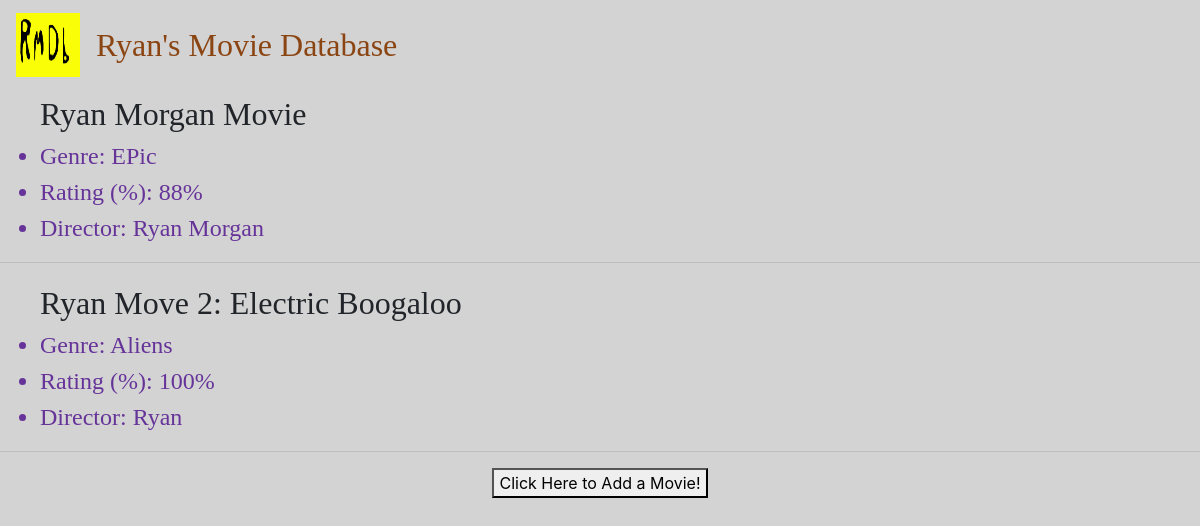
Before: /movies/ with the older database file.
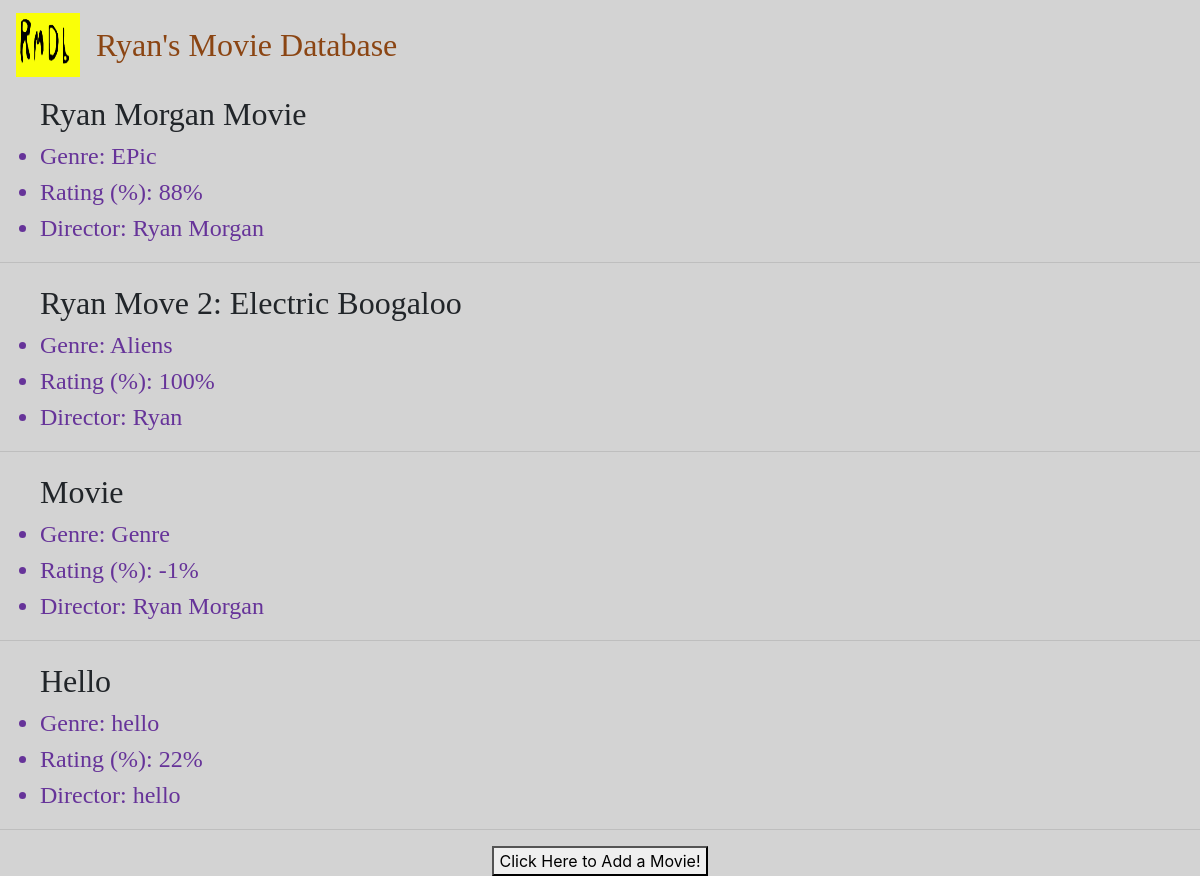
After: the same page with the newer database file.
### movies/models.py (models this page shows, shortened)
class Movie(models.Model):
    title = models.CharField(max_length=250)
    genre = models.CharField(max_length=250)
    rating = models.IntegerField()
    director = models.CharField(max_length=250)

### movies/views.py (the view)
# urls.py: path('', views.MoviesListView.as_view(), name='MovieList'),
class MoviesListView(ListView):
    model = Movie

### movies/templates/movies/movie_list.html
{% extends 'base_navbar.html' %}
{% load static %}
{% block content %}
    <link rel="stylesheet" type="text/css" href="{% static 'movies/moviestyle.css' %}">
    {% for thing in object_list %}
            <ul>
            <a class="title">{{ thing.title}}</a>
            <li class="other">Genre: {{ thing.genre}}</li>
            <li class="other"> Rating (%): {{ thing.rating}}%</li>
            <li class="other">Director: {{ thing.director}}</li>
            </ul>
            <hr>
        {% endfor %}
   <div style="text-align: center"><button onclick="window.location.href = '/movies/new';">Click Here to Add a Movie!</button></div>
{% endblock content %}

Changed rows visible on the page:
added Movie: title "Movie", genre "Genre", rating "-1", director "Ryan Morgan"
added Movie: title "Hello", genre "hello", rating "22", director "hello"
